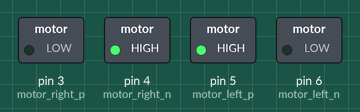
Recording of a sketch running on a simulated Arduino Uno, built with avr-gcc and run on an emulated ATmega328P. Shown: switched loads named in the sketch (green lamp = pin HIGH).

Above: at 0.05 s.
At 0.15 s:
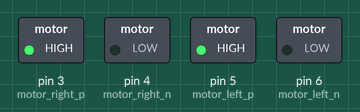
At 1.0 s:
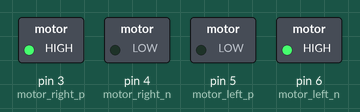
At 1.55 s:
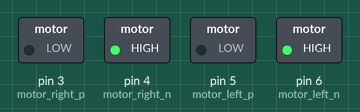
At 2.47 s:
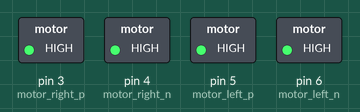
Timing chart, 0 to 3.0 s (numbered marks = the images above):
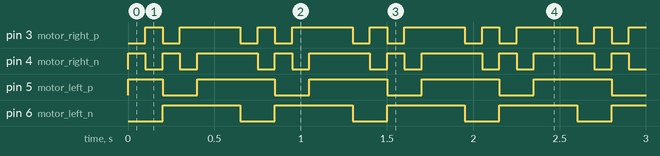

The sketch:

ardubot.ino
```cpp
// (licence header left out)
//
// THE MOTOR PINS
//
// The variable names ending in 'p' and 'n' represent the pins controlling the positive and negative
// terminals of the motors. Depending on how these pins are turned on/off we can control the
// clockwise and anti-clockwise motion of the motors.
//
const int motor_left_p = 5;
const int motor_left_n = 6;

const int motor_right_p = 3;
const int motor_right_n = 4;

// setup() is run only one at the beginning.
void setup()
{
    // The motor pins are OUTPUTs
    pinMode(motor_left_p, OUTPUT);
    pinMode(motor_left_n, OUTPUT);
    pinMode(motor_right_p, OUTPUT);
    pinMode(motor_right_n, OUTPUT);
}


// the loop() keeps running continuously as long as the Arduino is connected to a power supply.
void loop()
{
    // We first move forward for a while
    motor_left('F');
    motor_right('F');
    delay(100);

    // We then turn clockwise
    motor_left('F');
    motor_right('B');
    delay(100);

    // Turn anti-clockwise
    motor_left('B');
    motor_right('F');
    delay(100);

    // ...and finally go backwards
    motor_left('B');
    motor_right('B');
    delay(100);

    // stop for quarter of a second.
    motor_left('S');
    motor_right('S');
    delay(250);
}


/*
 * The next two functions control the left/right motors.
 *   'F' - Moves a motor forward.
 *   'B' - Moves a motor backward.
 *   'S' - Stops the motor.
 *
 * The forward and backward motions of the robot are trivial. Both the motors need to go forward and
 * backward. We can introduce clockwise and anti-clockwise motions in our robot by turning one wheel
 * forward and the other backward. For example if the left motor goes forward and the right one
 * backward, our robot will turn clockwise and vice versa.
 *
 */

void motor_left(char dir)
{
  switch(dir)
  {
    case 'F':
      digitalWrite(motor_left_p, HIGH);
      digitalWrite(motor_left_n, LOW);
      break;
    case 'B':
      digitalWrite(motor_left_p, LOW);
      digitalWrite(motor_left_n, HIGH);
      break;
    case 'S':
      digitalWrite(motor_left_p, HIGH);
      digitalWrite(motor_left_n, HIGH);
      break;
  }
}

void motor_right(char dir)
{
  switch(dir)
  {
    case 'F':
      digitalWrite(motor_right_p, LOW);
      digitalWrite(motor_right_n, HIGH);
      break;
    case 'B':
      digitalWrite(motor_right_p, HIGH);
      digitalWrite(motor_right_n, LOW);
      break;
    case 'S':
      digitalWrite(motor_right_p, HIGH);
      digitalWrite(motor_right_n, HIGH);
      break;
  }
}
```

Measured:
- by itself, pin 3 (motor_right_p): repeats every 0.65 s: LOW 0.10 s, HIGH 0.35 s, LOW 0.10 s, HIGH 0.10 s
- by itself, pin 4 (motor_right_n): repeats every 0.65 s: LOW 0.10 s, HIGH 0.10 s, LOW 0.10 s, HIGH 0.35 s
- by itself, pin 5 (motor_left_p): repeats every 0.65 s: LOW 0.20 s, HIGH 0.45 s
- by itself, pin 6 (motor_left_n): alternates HIGH for 0.45 s and LOW for 0.20 s
